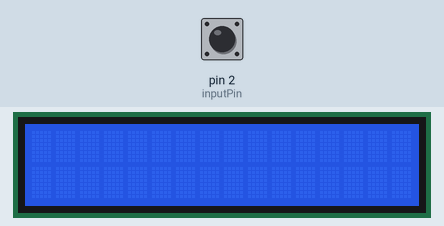
A sketch run on a simulated Arduino Uno, built with avr-gcc and run on an emulated ATmega328P. Parts: 16×2 character LCD. The inputs (shaded band) are chosen by the test bench; at power-on: pin 2 (inputPin) HIGH.

Above: at 1.2 s.
1.3 s: pin 2 (inputPin) pulled LOW for 0.15 s
At 2.7 s:
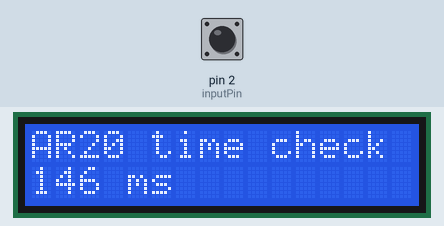
3.0 s: pin 2 (inputPin) pulled LOW for 1 s
At 4.06 s:
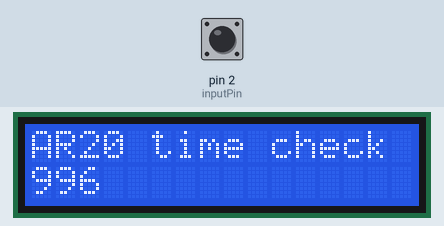
5.6 s: pin 2 (inputPin) pulled LOW for 1 s
At 7.2 s:
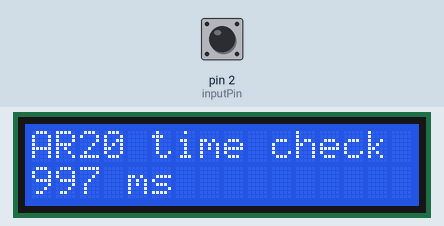
8.2 s: pin 2 (inputPin) pulled LOW for 3.2 s
At 12.1 s:
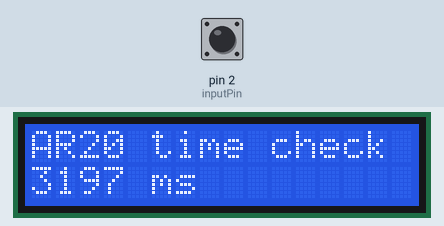
Timing chart, 0 to 13.6 s (numbered marks = the images above; inputs shaded):
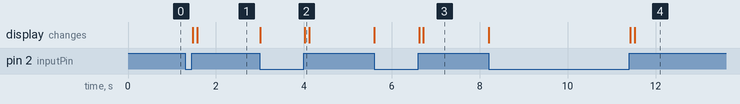

The sketch:

AR20_Switch_time.ino
```cpp
#include <Wire.h>
// I2C LCD 라리브러리 설정
#include <LiquidCrystal_I2C.h>

LiquidCrystal_I2C lcd(0x27,16,2);
// 2번핀을 스위치 입력으로 설정
const int inputPin = 2;

// 현재의 시간을 저장하기 위한 변수
long startTime = 0;
// 실제 스위치가 눌린 후 지연되는 시간
long swCountTimer = 0;

void setup() {

  // 9600 bps로 시리얼 통신 설정
  Serial.begin(9600);
  // 스위치 입력을 위하여 2번핀을 입력으로 설정하고 풀업시킨다
  pinMode(inputPin, INPUT_PULLUP);
  // 시리얼 통신을 설정한다
  lcd.init();
  lcd.backlight();

}


void loop(){
  // 스위치 입력이 발생하였을 경우 실행

  if(digitalRead(inputPin) == LOW){
     lcd.clear();
    // 현재의 시간을 startTime 변수에 넣는다.
    startTime=millis();
    // 스위치가 입력되는 동안 지연시킨다.
    while(digitalRead(inputPin)==LOW);
    // swCountTimer 변수에 스위치가 눌려진 시간을 넣는다.
    // 여기까지 측정된 시간에서 앞서 저장한 시간이 스위치가 눌려진 시간이 된다
    swCountTimer=millis()-startTime;
    // 시리얼 통신으로 값을 출력한다.

  lcd.setCursor(0,0);
  lcd.print("AR20 time check");
  lcd.setCursor(0,1);
  lcd.print(swCountTimer);
  delay(100);
  lcd.print(" ms");
  };
}
```

Measured:
- after the input at 1.3 s, the display: first changes after 0.17 s (image 1 shows a later state)
- after the input at 3.0 s, the display: first changes at once (image 2 shows a later state)
- after the input at 5.6 s, the display: first changes at once (image 3 shows a later state)
- after the input at 8.2 s, the display: first changes at once (image 4 shows a later state)
